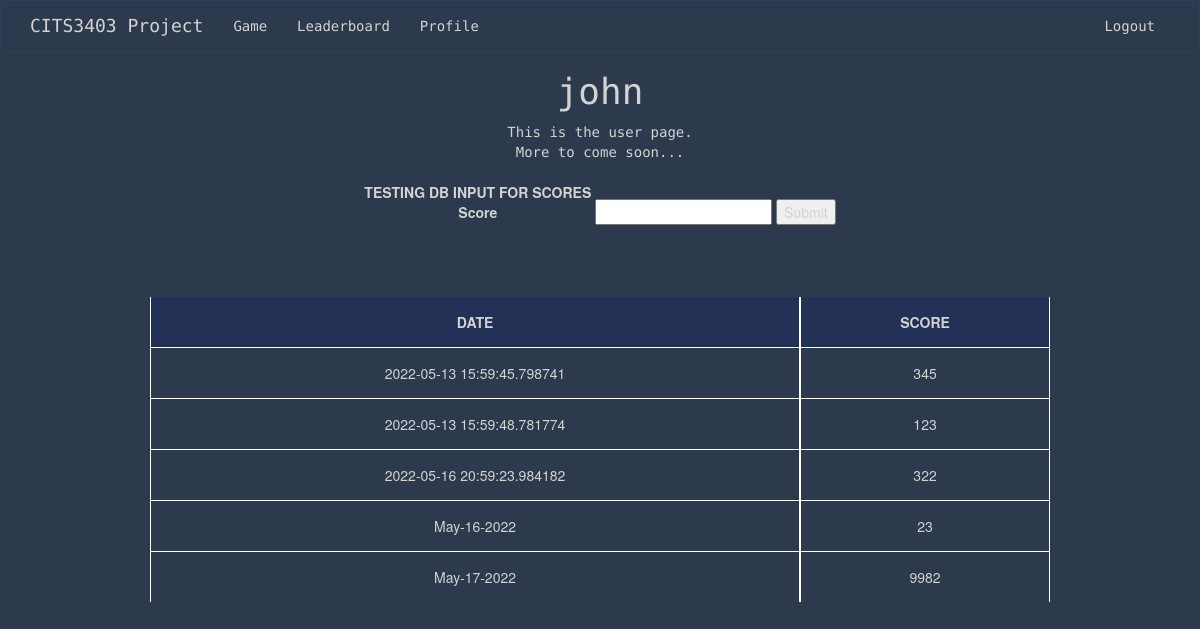
The page /user_stats (signed in) on the database its author committed.
### app/models.py (models this page shows, shortened)
class User(UserMixin, db.Model):
    id = db.Column(db.Integer, primary_key=True)
    username = db.Column(db.String(64), index=True, unique=True)
    email = db.Column(db.String(120), index=True, unique=True)
    password_hash = db.Column(db.String(128))
    user_stats = db.relationship('Score', backref='user', lazy=True)
    @login.user_loader
    def load_user(id):
        return User.query.get(int(id))

class Score(UserMixin, db.Model):
    id = db.Column(db.Integer, primary_key=True)
    user_score = db.Column(db.Integer)
    user_id = db.Column(db.Integer, db.ForeignKey("user.id"))
    today = date.today()
    format_date = today.strftime("%b-%d-%Y") #strips minutes, formats the date eg May-16-2022
    date = db.Column(db.String, default=format_date)

### app/routes.py (the view)
@app.route('/user_stats')
def user_stats():
    if current_user.is_authenticated:
        user_id = current_user.id
        my_scores = Score.query.filter_by(user_id=user_id)
        return render_template('user.html', user=my_scores)
    return render_template('user.html', title='Profile')

### app/templates/user.html
{% extends "base.html" %}
{% block content %}
    <h1>{{ current_user.username }} </h1>
    <div class = "center">
        <p1>This is the user page.</p1> <br>
        <p2>More to come soon...</p2>
    </div>
<br>
<form name="dummy-stat-form" action="{{ url_for('register_stats') }}" method="post">
       <label> TESTING DB INPUT FOR SCORES <br> Score </label>
       <input name="score" type="integer" required>
       <input type="submit">
   </form>
   <br><br>
   <table id="myTable" class="tablesorter">
    <thead>
        <tr>
            <th> DATE </th>
            <th> SCORE </th>
        </tr>
    </thead>
    <tbody>
        {% for user in user %}
            <tr>
                <td> {{ user.date }} </td>
                <td> {{ user.user_score }} </td>
            </tr>
        {% endfor %}
    </tbody>
</table>
</body>
{% endblock %}

### app/static/css/stylesheet.css (style rules this page uses)
head,body { text-align: center; }
body { background: #2d394d; color: lightgrey; }
.center, h1 { text-align: center; font-family: 'Source Code Pro', monospace; }
table { border-collapse: separate; width: 75%; margin-left: auto; margin-right: auto; margin-top: 30px; }
th, td { border-left: 1px solid white; border-right: 1px solid white; border-top: 1px solid white; padding: 15px; text-align: center; margin: none; }
th { border-top: none; font-weight: bold; background-color: rgba(15, 34, 101, 0.359); }

### rows shown on the page
User: username "john"
Score: date "2022-05-13 15:59:45.798741", user_score "345"
Score: date "2022-05-13 15:59:48.781774", user_score "123"
Score: date "2022-05-16 20:59:23.984182", user_score "322"
Score: date "May-16-2022", user_score "23"
Score: date "May-17-2022", user_score "9982"
